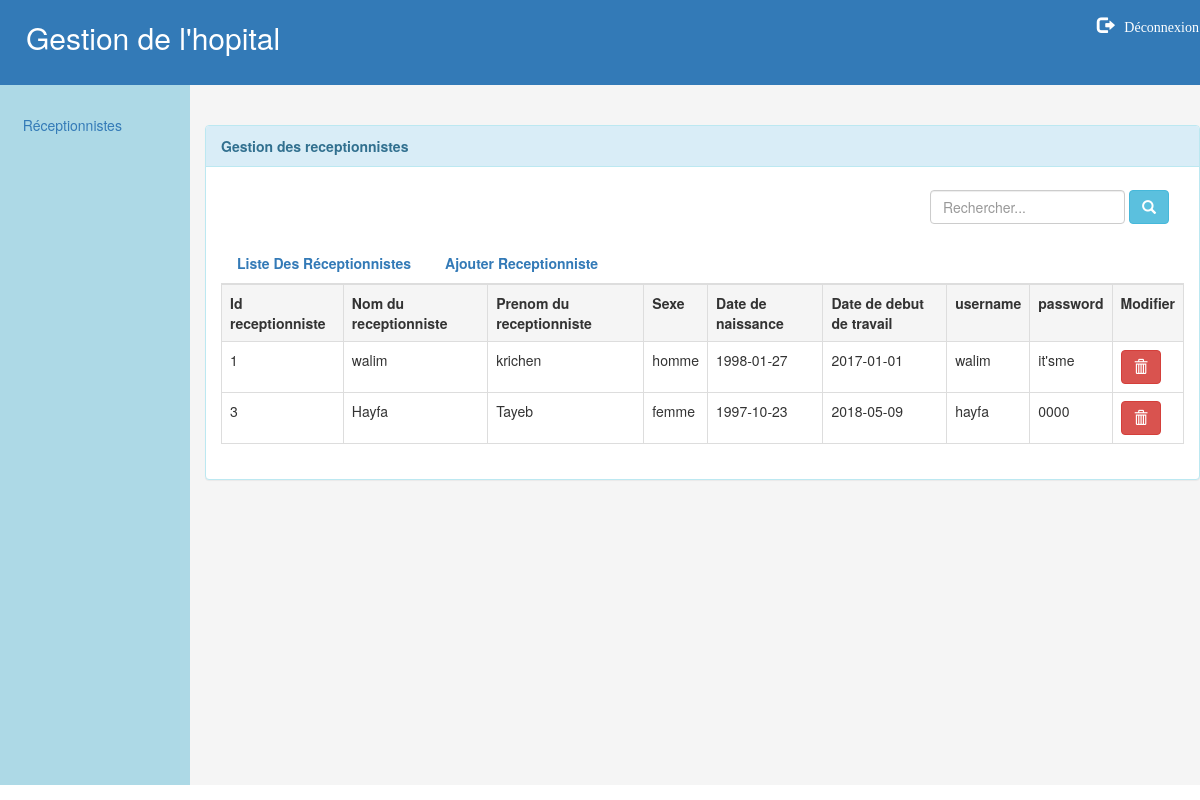
The app's page /admin.php, older data.
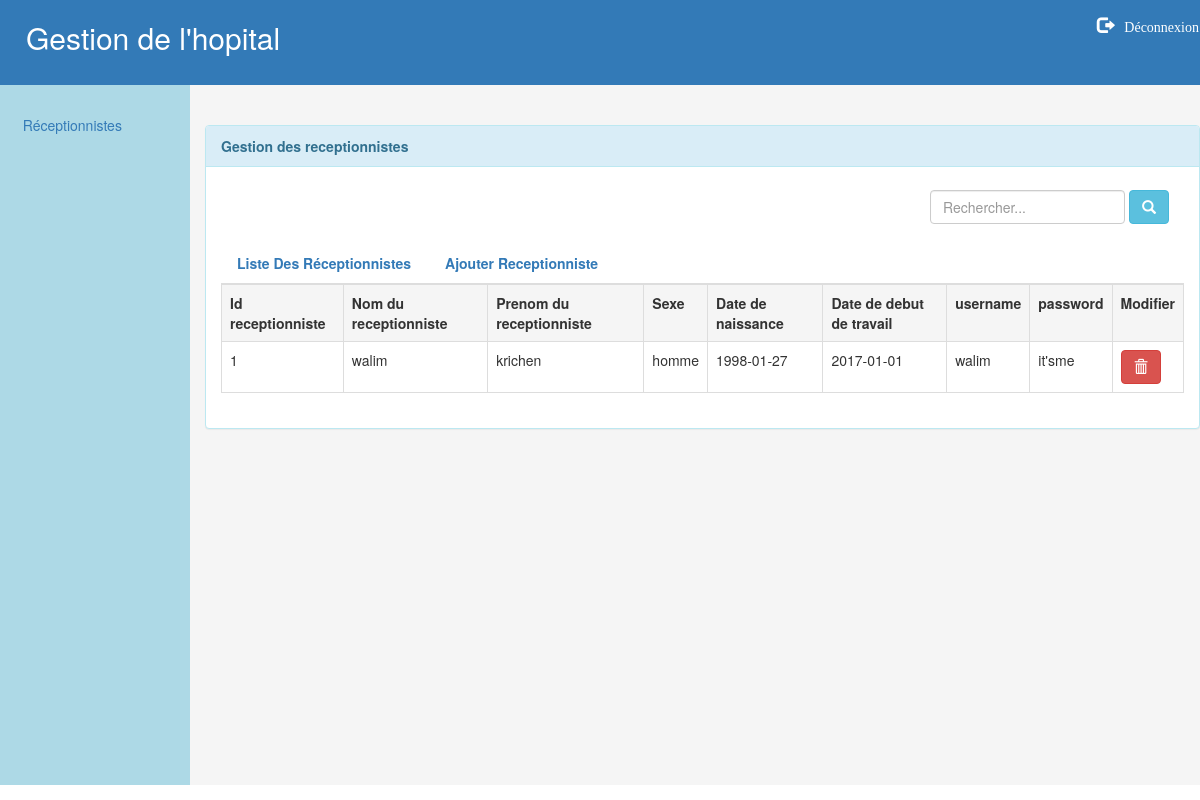
The same page, newer data.
### tables this page shows
CREATE TABLE IF NOT EXISTS `receptionniste` (
  `id_receptionniste` int(55) NOT NULL AUTO_INCREMENT,
  `nom` varchar(50) NOT NULL,
  `prenom` varchar(50) NOT NULL,
  `sexe` varchar(50) NOT NULL,
  `date_naissance` date NOT NULL,
  `date_debuttravail` date NOT NULL,
  `user` varchar(50) NOT NULL,
  `pass` varchar(50) NOT NULL,
  PRIMARY KEY (`id_receptionniste`)
);

### admin.php (the view, shortened to what this page needs)
<!DOCTYPE html>
<html>
<head>
    <link href="css/styles.css" rel="stylesheet">
    <link href="css/bootstrap.min.css" rel="stylesheet">
</head>
<body>
<div class="row " style="background-color:rgb(51,122,183)">
    <nav class="navbar navbar-expand-sm  navbar-dark ">
        <div class="col-md-10 container-fluid">
            <div class="navbar-header">
                <h2 style="color: white"> &nbsp;&nbsp; Gestion de l'hopital </h2>
            </div>
        </div>
        <div class="col-md-2 ">
            <ul class="nav navbar-nav navbar-right">
                <li>
                <li ><a href="deconnexion.php" class="deconnexion"><span class="glyphicon glyphicon-log-out" aria-hidden="true" ></span> &nbsp; Déconnexion</a></li>
                </li>
            </ul>
        </div>
    </nav>
</div>
<div class="row" >
    <div class="col-md-2 sidenav height:700x;" >
        <ul class="nav nav-pills nav-stacked ">
            <li ><a href="admin.php">&nbsp Réceptionnistes </a></li>
        </ul>
    </div>
    <div class="col-md-10 contenu">
        <br> <br>
        <div class="panel panel-info contentinside">
            <div class="panel-heading"><strong>Gestion des receptionnistes</strong></div>
            <div class="panel-body">
                <form class="navbar-form pull-right" method="get">
                    <div class="form-group">
                        <input type="text" class="form-control" placeholder="Rechercher..." name="search">
                    </div>
                    <button type="submit" class="btn btn-info"><span class="glyphicon glyphicon-search" aria-hidden="true"></span> </button>
                </form>
                <br/> <br/> <br/>
                <ul class="nav nav-tabs">
                    <li id="button1"><a class="active"  href="#"><strong>Liste Des Réceptionnistes</strong></a></li>
                    <li id="button2"><a href="#" ><strong>Ajouter Receptionniste</strong></a></li>
                </ul>
                <div id="affichage">
                <table class="table table-bordered table-hover">
                    <tr class="active ">
                        <td ><strong>Id receptionniste</strong></td>
                        <td ><strong>Nom du receptionniste</strong></td>
                        <td ><strong>Prenom du receptionniste</strong></td>
                        <td><strong>Sexe</strong></td>
                        <td><strong>Date de naissance</strong></td>
                        <td><strong>Date de debut de travail</strong></td>
                        <td><strong>username</strong></td>
                        <td><strong>password</strong></td>
                        <td style="text-align:center"><strong>Modifier</strong></td>
                    </tr>
                    <?php
                    try{
                        $bdd2= new PDO('mysql:host=localhost;dbName=hopital', 'root', '');
                    }
                    catch (PDOException$e) { print"Erreur : " . $e->getMessage();die(); }
                    $bdd2->query("USE hopital");
                    if((isset($_GET["search"]))AND(!empty($_GET["search"]))){
                        $reponse= $bdd2->query('select * from receptionniste WHERE nom LIKE "'.$_GET["search"].'%"');
                    }
                    else{
                        $reponse= $bdd2->query('select * from receptionniste ORDER by id_receptionniste ASC ');
                    }
                    if($reponse){
                        $resultat = $reponse->fetchAll(PDO:: FETCH_OBJ );
                        foreach($resultat as $res) :
                            echo '<tr><td>';
                            echo $res->id_receptionniste;
                            $x=$res->id_receptionniste;
                            echo '<td>';
                            echo $res->nom;
                            echo '<td>';
                            echo $res->prenom;
                            echo '<td>';
                            echo $res->sexe;
                            echo '<td>';
                            echo $res->date_naissance;
                            echo '<td>';
                            echo $res->date_debuttravail;
                            echo '<td>';
                            echo $res->user;
                            echo '<td>';
                            echo $res->pass;
                            echo '<td>';
                            echo '<a href="deletereceptionniste.php?id='.$x.'"><button type="submit" class="btn btn-danger" data-toggle="modal" data-target="#myModal" ><span class="glyphicon glyphicon-trash" aria-hidden="true"></span></button></a>';
                        endforeach;
                    }
                    ?>
                </table>
                </div>
            </div>
        </div>
    </div>
</div>
</body>
</html>

Row changes from the older to the newer data that the page shows:
removed receptionniste: id_receptionniste "3", nom "Hayfa", prenom "Tayeb", sexe "femme", date_naissance "1997-10-23", date_debuttravail "2018-05-09", user "hayfa", pass "0000"
